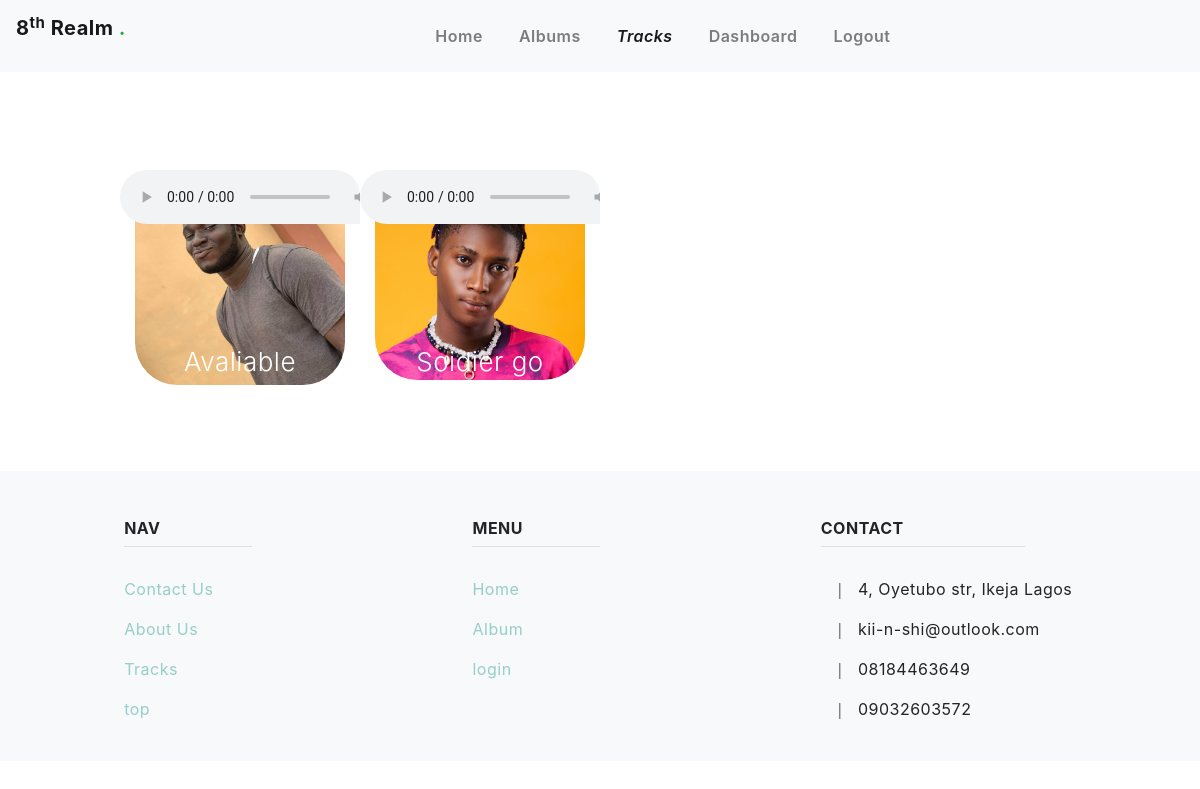
The app's page /pages/tracks/ (signed in) with its own data.
### frontend/models.py (models this page shows, shortened)
class Track(models.Model):
    track_name = models.CharField(max_length=200)
    track_artists = models.CharField(max_length=200)
    track_image = models.ImageField(blank=True, null=True, verbose_name='Track Image', upload_to ='uploads/tracks')
    track_audio = models.FileField(blank=True, null=True, upload_to='upload')
    track_genre = models.CharField(max_length=200)
    slug = models.SlugField(max_length=200, unique=True)
    time_added = models.DateTimeField('date added', default=datetime.now())
    approve = models.BooleanField(default=False)
    def get_track_image(self):
        if self.track_image:
            return self.track_image.url
    def get_track_name(self):
        if self.track_name:
            return self.track_name
    def get_track_audio(self):
        if self.track_audio:
            return self.track_audio.url
    class Meta():
        verbose_name_plural = 'Track'

### frontend/views.py (the view)
# urls.py: path('tracks/', views.tracks, name='tracks'),
def tracks(request):
    track = Track.objects.order_by('-time_added')
    return render(request, 'frontend/tracks.html', {'track':track})

### template/frontend/tracks.html (shortened to what this page needs)
{% extends 'frontend/base.html' %}
{% load static %}
{% block content %}
  <link rel="stylesheet" href="{% static 'frontend/css/playlist.css' %}">
  <link rel="stylesheet" href="{% static 'frontend/css/style.css' %}">
  <link rel="stylesheet" href="{% static 'frontend/css/bootstrap.min.css' %}">
</head>
<body>
  <section class="album">
    <div class="container-fluid mt-5">
      <div class="row" >
        {% if track %}
          {% for t in track %}
            <div class="album-col col-lg-3 col-md-6 col-sm-12 col-12" >
              <img src="{{t.get_track_image}}" class="mb-2" >
              <div class="layer ">
                <h3 class = 'hitz mb-3'>{{t.get_track_name}}</h3>
                <audio controls class="embed-responsive-item" src="{{t.get_track_audio}}" type="audio/mpeg" ></audio>
              </div>
            </div>
          {% endfor %}
        {% endif %}
      </div>
    </div>
  </section>
{% endblock %}

### static/frontend/css/details.css (style rules this page uses)
* { margin: 0; padding: 0; box-sizing: border-box; }
div { display: block; }
body { font-family: sans-serif; line-height: 26px; font-size: 15px; font-weight: 400; color: #222; letter-spacing: 0.5px; }

### static/frontend/css/style.css (style rules this page uses)
* { margin: 0; padding: 0; }
.layer { background: transparent; height: 100%; width: 100%; position: absolute; top: 0; left: 0; transition: 0.5s; }
.layer h3 { width: 100%; font-weight: 300; color: #fff; font-size: 26px; bottom: 0; left: 50%; transform: translateX(-50%); position: absolute; transition: 0.5s; }

### static/frontend/css/playlist.css (style rules this page uses)
.album { width: 80%; margin: auto; text-align: center; padding-top: 50px; }
.album-col { flex-basis: 32%; border-radius: 25px; margin-bottom: 30px; position: relative; overflow: hidden; }
.album-col img { width: 100%; display: block; }
.layer { background: transparent; height: 100%; width: 100%; position: absolute; top: 0; left: 0; transition: 0.5s; }
.layer h3 { width: 100%; font-weight: 500; color: #fff; font-size: 26px; bottom: 0; left: 50%; transform: translateX(-50%); position: absolute; transition: 0.5s; }
img { border-radius: 20%; }

### records on screen
Track: get_track_image (picture), get_track_name "Avaliable"
Track: get_track_image (picture), get_track_name "Soidier go"
